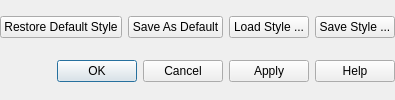
    <widget class="QFrame" name="mButtonBoxFrame">
     <property name="sizePolicy">
      <sizepolicy hsizetype="Preferred" vsizetype="Maximum">
       <horstretch>0</horstretch>
       <verstretch>0</verstretch>
      </sizepolicy>
     </property>
     <property name="frameShape">
      <enum>QFrame::NoFrame</enum>
     </property>
     <property name="frameShadow">
      <enum>QFrame::Raised</enum>
     </property>
     <layout class="QGridLayout" name="gridLayout_btnbox">
      <property name="margin">
       <number>0</number>
      </property>
      <item row="0" column="2">
       <widget class="QPushButton" name="pbnSaveDefaultStyle">
        <property name="text">
         <string>Save As Default</string>
        </property>
       </widget>
      </item>
      <item row="0" column="3">
       <widget class="QPushButton" name="pbnLoadStyle">
        <property name="text">
         <string>Load Style ...</string>
        </property>
       </widget>
      </item>
      <item row="0" column="1">
       <widget class="QPushButton" name="pbnLoadDefaultStyle">
        <property name="text">
         <string>Restore Default Style</string>
        </property>
       </widget>
      </item>
      <item row="0" column="4">
       <widget class="QPushButton" name="pbnSaveStyleAs">
        <property name="text">
         <string>Save Style ...</string>
        </property>
       </widget>
      </item>
      <item row="1" column="1" colspan="4">
       <widget class="QDialogButtonBox" name="buttonBox">
        <property name="orientation">
         <enum>Qt::Horizontal</enum>
        </property>
        <property name="standardButtons">
         <set>QDialogButtonBox::Apply|QDialogButtonBox::Cancel|QDialogButtonBox::Help|QDialogButtonBox::Ok</set>
        </property>
       </widget>
      </item>
     </layout>
    </widget>
